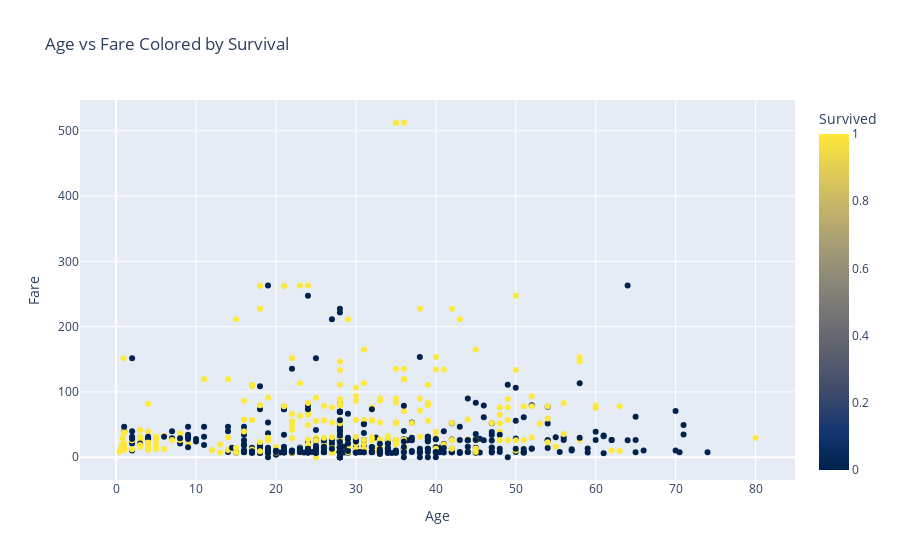

Notebook code for this chart:
### Code cell
## Multivariate Analysis

# Correlation heatmap
plt.figure(figsize=(12, 8))
sns.heatmap(df.corr(numeric_only=True), annot=True, cmap='coolwarm', center=0)
plt.title('Correlation Heatmap')
plt.show()

# Pairplot of numerical features
sns.pairplot(df[['Survived', 'Pclass', 'Age', 'SibSp', 'Parch', 'Fare']], hue='Survived')
plt.suptitle('Pairplot of Numerical Features', y=1.02)
plt.show()

# Interactive plot of Age vs Fare colored by Survival
fig = px.scatter(df, x='Age', y='Fare', color='Survived', 
                 hover_data=['Name', 'Sex', 'Pclass'],
                 color_continuous_scale='Cividis',
                 title='Age vs Fare Colored by Survival')
fig.show()

### Figure 1 — Plotly figure (JSON) as saved in the notebook; plotly's stock layout.template omitted (floating-point values rounded to 4 significant figures; data arrays with more than 128 entries replaced by an {"elided": "..."} marker saying what was removed)
{"data": [{"customdata": {"elided": "889x3 mixed values"}, "hovertemplate": "Age=%{x}<br>Fare=%{y}<br>Name=%{customdata[0]}<br>Sex=%{customdata[1]}<br>Pclass=%{customdata[2]}<br>Survived=%{marker.color}<extra></extra>", "legendgroup": "", "marker": {"color": {"elided": "889 int values"}, "coloraxis": "coloraxis", "symbol": "circle"}, "mode": "markers", "name": "", "orientation": "v", "showlegend": false, "type": "scatter", "x": {"elided": "889 float values"}, "xaxis": "x", "y": {"elided": "889 float values"}, "yaxis": "y"}], "layout": {"coloraxis": {"colorbar": {"title": {"text": "Survived"}}, "colorscale": [[0, "#00224e"], [0.1111, "#123570"], [0.2222, "#3b496c"], [0.3333, "#575d6d"], [0.4444, "#707173"], [0.5556, "#8a8678"], [0.6667, "#a59c74"], [0.7778, "#c3b369"], [0.8889, "#e1cc55"], [1, "#fee838"]]}, "legend": {"tracegroupgap": 0}, "title": {"text": "Age vs Fare Colored by Survival"}, "xaxis": {"anchor": "y", "domain": [0, 1], "title": {"text": "Age"}}, "yaxis": {"anchor": "x", "domain": [0, 1], "title": {"text": "Fare"}}}}
